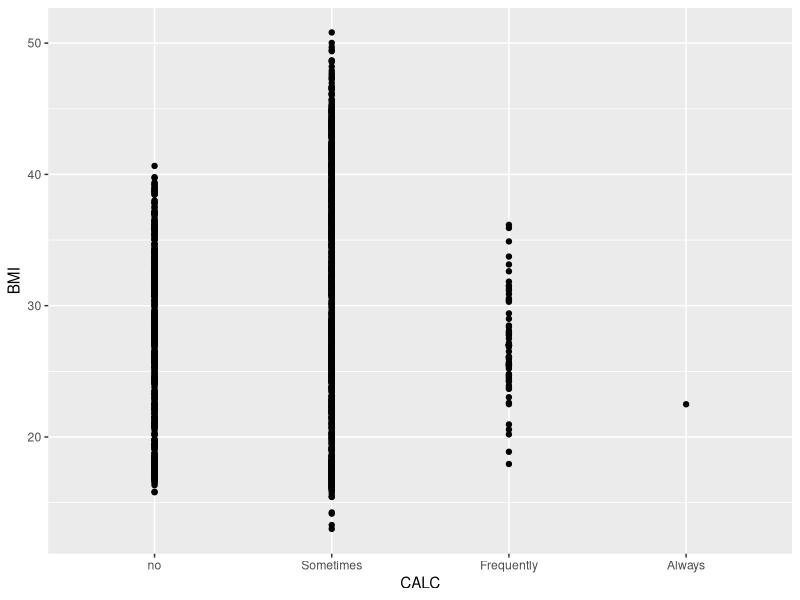

Source code (R): (Note: this script raises an error after producing the figure.)
## ---- chunk 1
knitr::opts_chunk$set(echo = TRUE)
library(tidyverse)
library(ggplot2)
data = read.csv("ObesityDataSet_raw_and_data_sinthetic.csv")
## ---- chunk 2

mapping2 = function(x){
  new_vars = c()
  
  for(i in 1:length(x)){
    
    
    if(x[i] == "no"){
      new_vars = c(new_vars, 1)
    } else if(x[i] == "Sometimes"){
      new_vars = c(new_vars, 2)
    } else if(x[i] == "Frequently"){
      new_vars = c(new_vars, 3)
    } else {
      new_vars = c(new_vars, 4)
    }
  }
  return(new_vars)
  
}
factored = data %>% mutate(BMI = Weight / (Height^2),
                           CALC = factor(CALC, levels = c("no", "Sometimes", 
                                                          "Frequently", "Always")),
                           CALCN = mapping2(CALC))

factored %>% ggplot(aes(x = CALC, y = BMI)) +
  geom_point()

cor(factored$CALCN, factored$BMI, method = "spearman")

unique(factored$CALC)

str(factored)

## ---- chunk 3



str(data)

unique(data$NObeyesdad)

mapping = function(x){
  new_vars = c()
  
  for(i in 1:length(x)){
    
    
    if(x[i] == "Insufficient_Weight" || x[i] == "Normal_Weight"){
      new_vars = c(new_vars, "NON")
    } else if(x[i] == "Overweight_Level_I" || x[i] == "Overweight_Level_II"){
      new_vars = c(new_vars, "OVR")
    } else {
      new_vars = c(new_vars, "OBE")
    }
  }
  return(new_vars)
}

data = data %>% 
  mutate(NObeyesdad = factor(NObeyesdad, levels = c("Insufficient_Weight", "Normal_Weight",
                                                    "Overweight_Level_I", "Overweight_Level_II",
                                                    "Obesity_Type_I", "Obesity_Type_II",
                                                    "Obesity_Type_III")),
         CALC = factor(CALC),
         WEIGHT = mapping(NObeyesdad))

data %>% 
  ggplot(aes(x = NObeyesdad)) +
  geom_bar() +
  theme(axis.text.x=element_text(size=7)) +
  xlab("Weight Category")

data %>% 
  ggplot(aes(x = NObeyesdad, fill = NObeyesdad)) +
  geom_bar() +
  theme(legend.position = "top",
        axis.text.x=element_blank(),
        axis.ticks.x=element_blank()) +
  facet_grid(~ CALC)

data %>% 
  ggplot(aes(x = WEIGHT, fill = WEIGHT)) +
  geom_bar() +
  theme(legend.position = "top",
        axis.text.x=element_blank(),
        axis.ticks.x=element_blank()) +
  facet_grid(~ CALC)
  
data %>% 
  ggplot(aes(x = NObeyesdad, fill = NObeyesdad)) +
  geom_bar() +
  theme(legend.position = "top",
        axis.text.x=element_blank(),
        axis.ticks.x=element_blank()) +
  facet_grid(~ SMOKE)

data %>% 
  ggplot(aes(x = CALC, fill = CALC)) +
  geom_bar() +
  theme(legend.position = "top",
        axis.text.x=element_blank(),
        axis.ticks.x=element_blank()) +
  facet_grid(~ NObeyesdad)


